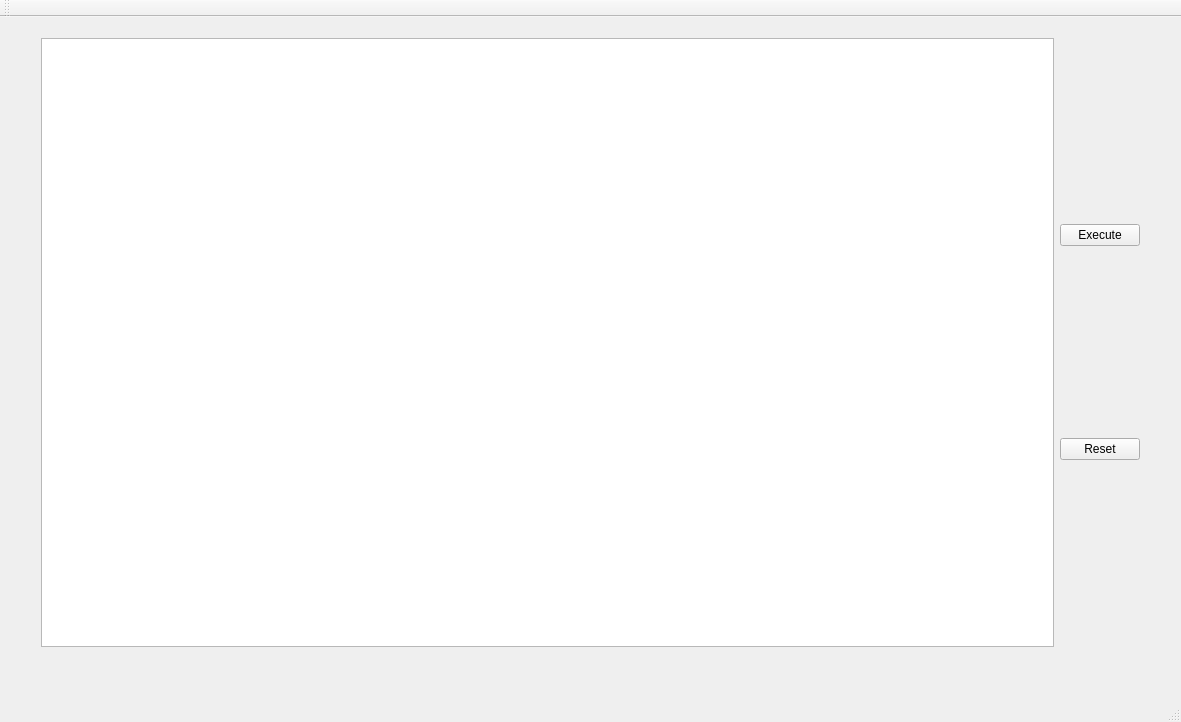
<?xml version="1.0" encoding="UTF-8"?>
<ui version="4.0">
 <class>MainWindow</class>
 <widget class="QMainWindow" name="MainWindow">
  <property name="geometry">
   <rect>
    <x>0</x>
    <y>0</y>
    <width>1181</width>
    <height>722</height>
   </rect>
  </property>
  <property name="windowTitle">
   <string>MainWindow</string>
  </property>
  <widget class="QWidget" name="centralWidget">
   <widget class="QWidget" name="horizontalLayoutWidget">
    <property name="geometry">
     <rect>
      <x>30</x>
      <y>10</y>
      <width>1121</width>
      <height>631</height>
     </rect>
    </property>
    <layout class="QHBoxLayout" name="horizontalLayout">
     <item>
      <widget class="QTextEdit" name="codeArea"/>
     </item>
     <item>
      <layout class="QVBoxLayout" name="labelLayout">
       <property name="sizeConstraint">
        <enum>QLayout::SetMinimumSize</enum>
       </property>
       <property name="leftMargin">
        <number>0</number>
       </property>
      </layout>
     </item>
     <item>
      <layout class="QVBoxLayout" name="verticalLayout">
       <item>
        <widget class="QPushButton" name="execute_button">
         <property name="text">
          <string>Execute</string>
         </property>
        </widget>
       </item>
       <item>
        <widget class="QPushButton" name="reset_button">
         <property name="text">
          <string>Reset</string>
         </property>
        </widget>
       </item>
      </layout>
     </item>
    </layout>
   </widget>
  </widget>
  <widget class="QMenuBar" name="menuBar">
   <property name="geometry">
    <rect>
     <x>0</x>
     <y>0</y>
     <width>1181</width>
     <height>20</height>
    </rect>
   </property>
  </widget>
  <widget class="QToolBar" name="mainToolBar">
   <attribute name="toolBarArea">
    <enum>TopToolBarArea</enum>
   </attribute>
   <attribute name="toolBarBreak">
    <bool>false</bool>
   </attribute>
  </widget>
  <widget class="QStatusBar" name="statusBar"/>
 </widget>
 <layoutdefault spacing="6" margin="11"/>
 <resources/>
 <connections/>
</ui>
